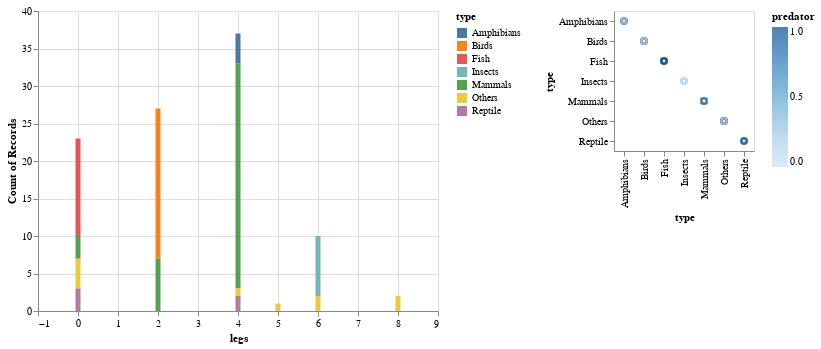

Notebook code cell kept with this figure:
### Code cell
legs | pred

### Figure 1 — Vega-Lite specification as saved in the notebook (floating-point values rounded to 4 significant figures)
{"config": {"view": {"continuousWidth": 400, "continuousHeight": 300}}, "hconcat": [{"mark": "bar", "encoding": {"color": {"type": "nominal", "field": "type"}, "x": {"type": "quantitative", "field": "legs"}, "y": {"type": "quantitative", "aggregate": "count"}}}, {"mark": "point", "encoding": {"color": {"type": "quantitative", "field": "predator"}, "x": {"type": "nominal", "field": "type"}, "y": {"type": "nominal", "field": "type"}}}], "data": {"name": "data-626c84f5265ccec35cb702320e7f6510"}, "$schema": "https://vega.github.io/schema/vega-lite/v4.8.1.json", "datasets": {"data-626c84f5265ccec35cb702320e7f6510": [{"animal name": "antelope", "hair": 1, "feathers": 0, "eggs": 0, "milk": 1, "airborne": 0, "aquatic": 0, "predator": 0, "toothed": 1, "backbone": 1, "venomous": 0, "fins": 0, "legs": 4, "tail": 1, "domestic": 0, "catsize": 1, "type": "Mammals"}, {"animal name": "bass", "hair": 0, "feathers": 0, "eggs": 1, "milk": 0, "airborne": 0, "aquatic": 1, "predator": 1, "toothed": 1, "backbone": 1, "venomous": 0, "fins": 1, "legs": 0, "tail": 1, "domestic": 0, "catsize": 0, "type": "Fish"}, {"animal name": "bear", "hair": 1, "feathers": 0, "eggs": 0, "milk": 1, "airborne": 0, "aquatic": 0, "predator": 1, "toothed": 1, "backbone": 1, "venomous": 0, "fins": 0, "legs": 4, "tail": 0, "domestic": 0, "catsize": 1, "type": "Mammals"}, {"animal name": "boar", "hair": 1, "feathers": 0, "eggs": 0, "milk": 1, "airborne": 0, "aquatic": 0, "predator": 1, "toothed": 1, "backbone": 1, "venomous": 0, "fins": 0, "legs": 4, "tail": 1, "domestic": 0, "catsize": 1, "type": "Mammals"}, {"animal name": "buffalo", "hair": 1, "feathers": 0, "eggs": 0, "milk": 1, "airborne": 0, "aquatic": 0, "predator": 0, "toothed": 1, "backbone": 1, "venomous": 0, "fins": 0, "legs": 4, "tail": 1, "domestic": 0, "catsize": 1, "type": "Mammals"}, {"animal name": "calf", "hair": 1, "feathers": 0, "eggs": 0, "milk": 1, "airborne": 0, "aquatic": 0, "predator": 0, "toothed": 1, "backbone": 1, "venomous": 0, "fins": 0, "legs": 4, "tail": 1, "domestic": 1, "catsize": 1, "type": "Mammals"}, {"animal name": "carp", "hair": 0, "feathers": 0, "eggs": 1, "milk": 0, "airborne": 0, "aquatic": 1, "predator": 0, "toothed": 1, "backbone": 1, "venomous": 0, "fins": 1, "legs": 0, "tail": 1, "domestic": 1, "catsize": 0, "type": "Fish"}, {"animal name": "catfish", "hair": 0, "feathers": 0, "eggs": 1, "milk": 0, "airborne": 0, "aquatic": 1, "predator": 1, "toothed": 1, "backbone": 1, "venomous": 0, "fins": 1, "legs": 0, "tail": 1, "domestic": 0, "catsize": 0, "type": "Fish"}, {"animal name": "cavy", "hair": 1, "feathers": 0, "eggs": 0, "milk": 1, "airborne": 0, "aquatic": 0, "predator": 0, "toothed": 1, "backbone": 1, "venomous": 0, "fins": 0, "legs": 4, "tail": 0, "domestic": 1, "catsize": 0, "type": "Mammals"}, {"animal name": "cheetah", "hair": 1, "feathers": 0, "eggs": 0, "milk": 1, "airborne": 0, "aquatic": 0, "predator": 1, "toothed": 1, "backbone": 1, "venomous": 0, "fins": 0, "legs": 4, "tail": 1, "domestic": 0, "catsize": 1, "type": "Mammals"}, {"animal name": "chicken", "hair": 0, "feathers": 1, "eggs": 1, "milk": 0, "airborne": 1, "aquatic": 0, "predator": 0, "toothed": 0, "backbone": 1, "venomous": 0, "fins": 0, "legs": 2, "tail": 1, "domestic": 1, "catsize": 0, "type": "Birds"}, {"animal name": "chub", "hair": 0, "feathers": 0, "eggs": 1, "milk": 0, "airborne": 0, "aquatic": 1, "predator": 1, "toothed": 1, "backbone": 1, "venomous": 0, "fins": 1, "legs": 0, "tail": 1, "domestic": 0, "catsize": 0, "type": "Fish"}, {"animal name": "clam", "hair": 0, "feathers": 0, "eggs": 1, "milk": 0, "airborne": 0, "aquatic": 0, "predator": 1, "toothed": 0, "backbone": 0, "venomous": 0, "fins": 0, "legs": 0, "tail": 0, "domestic": 0, "catsize": 0, "type": "Others"}, {"animal name": "crab", "hair": 0, "feathers": 0, "eggs": 1, "milk": 0, "airborne": 0, "aquatic": 1, "predator": 1, "toothed": 0, "backbone": 0, "venomous": 0, "fins": 0, "legs": 4, "tail": 0, "domestic": 0, "catsize": 0, "type": "Others"}, {"animal name": "crayfish", "hair": 0, "feathers": 0, "eggs": 1, "milk": 0, "airborne": 0, "aquatic": 1, "predator": 1, "toothed": 0, "backbone": 0, "venomous": 0, "fins": 0, "legs": 6, "tail": 0, "domestic": 0, "catsize": 0, "type": "Others"}, {"animal name": "crow", "hair": 0, "feathers": 1, "eggs": 1, "milk": 0, "airborne": 1, "aquatic": 0, "predator": 1, "toothed": 0, "backbone": 1, "venomous": 0, "fins": 0, "legs": 2, "tail": 1, "domestic": 0, "catsize": 0, "type": "Birds"}, {"animal name": "deer", "hair": 1, "feathers": 0, "eggs": 0, "milk": 1, "airborne": 0, "aquatic": 0, "predator": 0, "toothed": 1, "backbone": 1, "venomous": 0, "fins": 0, "legs": 4, "tail": 1, "domestic": 0, "catsize": 1, "type": "Mammals"}, {"animal name": "dogfish", "hair": 0, "feathers": 0, "eggs": 1, "milk": 0, "airborne": 0, "aquatic": 1, "predator": 1, "toothed": 1, "backbone": 1, "venomous": 0, "fins": 1, "legs": 0, "tail": 1, "domestic": 0, "catsize": 1, "type": "Fish"}, {"animal name": "dolphin", "hair": 0, "feathers": 0, "eggs": 0, "milk": 1, "airborne": 0, "aquatic": 1, "predator": 1, "toothed": 1, "backbone": 1, "venomous": 0, "fins": 1, "legs": 0, "tail": 1, "domestic": 0, "catsize": 1, "type": "Mammals"}, {"animal name": "dove", "hair": 0, "feathers": 1, "eggs": 1, "milk": 0, "airborne": 1, "aquatic": 0, "predator": 0, "toothed": 0, "backbone": 1, "venomous": 0, "fins": 0, "legs": 2, "tail": 1, "domestic": 1, "catsize": 0, "type": "Birds"}, {"animal name": "duck", "hair": 0, "feathers": 1, "eggs": 1, "milk": 0, "airborne": 1, "aquatic": 1, "predator": 0, "toothed": 0, "backbone": 1, "venomous": 0, "fins": 0, "legs": 2, "tail": 1, "domestic": 0, "catsize": 0, "type": "Birds"}, {"animal name": "elephant", "hair": 1, "feathers": 0, "eggs": 0, "milk": 1, "airborne": 0, "aquatic": 0, "predator": 0, "toothed": 1, "backbone": 1, "venomous": 0, "fins": 0, "legs": 4, "tail": 1, "domestic": 0, "catsize": 1, "type": "Mammals"}, {"animal name": "flamingo", "hair": 0, "feathers": 1, "eggs": 1, "milk": 0, "airborne": 1, "aquatic": 0, "predator": 0, "toothed": 0, "backbone": 1, "venomous": 0, "fins": 0, "legs": 2, "tail": 1, "domestic": 0, "catsize": 1, "type": "Birds"}, {"animal name": "flea", "hair": 0, "feathers": 0, "eggs": 1, "milk": 0, "airborne": 0, "aquatic": 0, "predator": 0, "toothed": 0, "backbone": 0, "venomous": 0, "fins": 0, "legs": 6, "tail": 0, "domestic": 0, "catsize": 0, "type": "Insects"}, {"animal name": "frog", "hair": 0, "feathers": 0, "eggs": 1, "milk": 0, "airborne": 0, "aquatic": 1, "predator": 1, "toothed": 1, "backbone": 1, "venomous": 0, "fins": 0, "legs": 4, "tail": 0, "domestic": 0, "catsize": 0, "type": "Amphibians"}, {"animal name": "frog", "hair": 0, "feathers": 0, "eggs": 1, "milk": 0, "airborne": 0, "aquatic": 1, "predator": 1, "toothed": 1, "backbone": 1, "venomous": 1, "fins": 0, "legs": 4, "tail": 0, "domestic": 0, "catsize": 0, "type": "Amphibians"}, {"animal name": "fruitbat", "hair": 1, "feathers": 0, "eggs": 0, "milk": 1, "airborne": 1, "aquatic": 0, "predator": 0, "toothed": 1, "backbone": 1, "venomous": 0, "fins": 0, "legs": 2, "tail": 1, "domestic": 0, "catsize": 0, "type": "Mammals"}, {"animal name": "giraffe", "hair": 1, "feathers": 0, "eggs": 0, "milk": 1, "airborne": 0, "aquatic": 0, "predator": 0, "toothed": 1, "backbone": 1, "venomous": 0, "fins": 0, "legs": 4, "tail": 1, "domestic": 0, "catsize": 1, "type": "Mammals"}, {"animal name": "girl", "hair": 1, "feathers": 0, "eggs": 0, "milk": 1, "airborne": 0, "aquatic": 0, "predator": 1, "toothed": 1, "backbone": 1, "venomous": 0, "fins": 0, "legs": 2, "tail": 0, "domestic": 1, "catsize": 1, "type": "Mammals"}, {"animal name": "gnat", "hair": 0, "feathers": 0, "eggs": 1, "milk": 0, "airborne": 1, "aquatic": 0, "predator": 0, "toothed": 0, "backbone": 0, "venomous": 0, "fins": 0, "legs": 6, "tail": 0, "domestic": 0, "catsize": 0, "type": "Insects"}, {"animal name": "goat", "hair": 1, "feathers": 0, "eggs": 0, "milk": 1, "airborne": 0, "aquatic": 0, "predator": 0, "toothed": 1, "backbone": 1, "venomous": 0, "fins": 0, "legs": 4, "tail": 1, "domestic": 1, "catsize": 1, "type": "Mammals"}, {"animal name": "gorilla", "hair": 1, "feathers": 0, "eggs": 0, "milk": 1, "airborne": 0, "aquatic": 0, "predator": 0, "toothed": 1, "backbone": 1, "venomous": 0, "fins": 0, "legs": 2, "tail": 0, "domestic": 0, "catsize": 1, "type": "Mammals"}, {"animal name": "gull", "hair": 0, "feathers": 1, "eggs": 1, "milk": 0, "airborne": 1, "aquatic": 1, "predator": 1, "toothed": 0, "backbone": 1, "venomous": 0, "fins": 0, "legs": 2, "tail": 1, "domestic": 0, "catsize": 0, "type": "Birds"}, {"animal name": "haddock", "hair": 0, "feathers": 0, "eggs": 1, "milk": 0, "airborne": 0, "aquatic": 1, "predator": 0, "toothed": 1, "backbone": 1, "venomous": 0, "fins": 1, "legs": 0, "tail": 1, "domestic": 0, "catsize": 0, "type": "Fish"}, {"animal name": "hamster", "hair": 1, "feathers": 0, "eggs": 0, "milk": 1, "airborne": 0, "aquatic": 0, "predator": 0, "toothed": 1, "backbone": 1, "venomous": 0, "fins": 0, "legs": 4, "tail": 1, "domestic": 1, "catsize": 0, "type": "Mammals"}, {"animal name": "hare", "hair": 1, "feathers": 0, "eggs": 0, "milk": 1, "airborne": 0, "aquatic": 0, "predator": 0, "toothed": 1, "backbone": 1, "venomous": 0, "fins": 0, "legs": 4, "tail": 1, "domestic": 0, "catsize": 0, "type": "Mammals"}, {"animal name": "hawk", "hair": 0, "feathers": 1, "eggs": 1, "milk": 0, "airborne": 1, "aquatic": 0, "predator": 1, "toothed": 0, "backbone": 1, "venomous": 0, "fins": 0, "legs": 2, "tail": 1, "domestic": 0, "catsize": 0, "type": "Birds"}, {"animal name": "herring", "hair": 0, "feathers": 0, "eggs": 1, "milk": 0, "airborne": 0, "aquatic": 1, "predator": 1, "toothed": 1, "backbone": 1, "venomous": 0, "fins": 1, "legs": 0, "tail": 1, "domestic": 0, "catsize": 0, "type": "Fish"}, {"animal name": "honeybee", "hair": 1, "feathers": 0, "eggs": 1, "milk": 0, "airborne": 1, "aquatic": 0, "predator": 0, "toothed": 0, "backbone": 0, "venomous": 1, "fins": 0, "legs": 6, "tail": 0, "domestic": 1, "catsize": 0, "type": "Insects"}, {"animal name": "housefly", "hair": 1, "feathers": 0, "eggs": 1, "milk": 0, "airborne": 1, "aquatic": 0, "predator": 0, "toothed": 0, "backbone": 0, "venomous": 0, "fins": 0, "legs": 6, "tail": 0, "domestic": 0, "catsize": 0, "type": "Insects"}, {"animal name": "kiwi", "hair": 0, "feathers": 1, "eggs": 1, "milk": 0, "airborne": 0, "aquatic": 0, "predator": 1, "toothed": 0, "backbone": 1, "venomous": 0, "fins": 0, "legs": 2, "tail": 1, "domestic": 0, "catsize": 0, "type": "Birds"}, {"animal name": "ladybird", "hair": 0, "feathers": 0, "eggs": 1, "milk": 0, "airborne": 1, "aquatic": 0, "predator": 1, "toothed": 0, "backbone": 0, "venomous": 0, "fins": 0, "legs": 6, "tail": 0, "domestic": 0, "catsize": 0, "type": "Insects"}, {"animal name": "lark", "hair": 0, "feathers": 1, "eggs": 1, "milk": 0, "airborne": 1, "aquatic": 0, "predator": 0, "toothed": 0, "backbone": 1, "venomous": 0, "fins": 0, "legs": 2, "tail": 1, "domestic": 0, "catsize": 0, "type": "Birds"}, {"animal name": "leopard", "hair": 1, "feathers": 0, "eggs": 0, "milk": 1, "airborne": 0, "aquatic": 0, "predator": 1, "toothed": 1, "backbone": 1, "venomous": 0, "fins": 0, "legs": 4, "tail": 1, "domestic": 0, "catsize": 1, "type": "Mammals"}, {"animal name": "lion", "hair": 1, "feathers": 0, "eggs": 0, "milk": 1, "airborne": 0, "aquatic": 0, "predator": 1, "toothed": 1, "backbone": 1, "venomous": 0, "fins": 0, "legs": 4, "tail": 1, "domestic": 0, "catsize": 1, "type": "Mammals"}, {"animal name": "lobster", "hair": 0, "feathers": 0, "eggs": 1, "milk": 0, "airborne": 0, "aquatic": 1, "predator": 1, "toothed": 0, "backbone": 0, "venomous": 0, "fins": 0, "legs": 6, "tail": 0, "domestic": 0, "catsize": 0, "type": "Others"}, {"animal name": "lynx", "hair": 1, "feathers": 0, "eggs": 0, "milk": 1, "airborne": 0, "aquatic": 0, "predator": 1, "toothed": 1, "backbone": 1, "venomous": 0, "fins": 0, "legs": 4, "tail": 1, "domestic": 0, "catsize": 1, "type": "Mammals"}, {"animal name": "mink", "hair": 1, "feathers": 0, "eggs": 0, "milk": 1, "airborne": 0, "aquatic": 1, "predator": 1, "toothed": 1, "backbone": 1, "venomous": 0, "fins": 0, "legs": 4, "tail": 1, "domestic": 0, "catsize": 1, "type": "Mammals"}, {"animal name": "mole", "hair": 1, "feathers": 0, "eggs": 0, "milk": 1, "airborne": 0, "aquatic": 0, "predator": 1, "toothed": 1, "backbone": 1, "venomous": 0, "fins": 0, "legs": 4, "tail": 1, "domestic": 0, "catsize": 0, "type": "Mammals"}, {"animal name": "mongoose", "hair": 1, "feathers": 0, "eggs": 0, "milk": 1, "airborne": 0, "aquatic": 0, "predator": 1, "toothed": 1, "backbone": 1, "venomous": 0, "fins": 0, "legs": 4, "tail": 1, "domestic": 0, "catsize": 1, "type": "Mammals"}, {"animal name": "moth", "hair": 1, "feathers": 0, "eggs": 1, "milk": 0, "airborne": 1, "aquatic": 0, "predator": 0, "toothed": 0, "backbone": 0, "venomous": 0, "fins": 0, "legs": 6, "tail": 0, "domestic": 0, "catsize": 0, "type": "Insects"}, {"animal name": "newt", "hair": 0, "feathers": 0, "eggs": 1, "milk": 0, "airborne": 0, "aquatic": 1, "predator": 1, "toothed": 1, "backbone": 1, "venomous": 0, "fins": 0, "legs": 4, "tail": 1, "domestic": 0, "catsize": 0, "type": "Amphibians"}, {"animal name": "octopus", "hair": 0, "feathers": 0, "eggs": 1, "milk": 0, "airborne": 0, "aquatic": 1, "predator": 1, "toothed": 0, "backbone": 0, "venomous": 0, "fins": 0, "legs": 8, "tail": 0, "domestic": 0, "catsize": 1, "type": "Others"}, {"animal name": "opossum", "hair": 1, "feathers": 0, "eggs": 0, "milk": 1, "airborne": 0, "aquatic": 0, "predator": 1, "toothed": 1, "backbone": 1, "venomous": 0, "fins": 0, "legs": 4, "tail": 1, "domestic": 0, "catsize": 0, "type": "Mammals"}, {"animal name": "oryx", "hair": 1, "feathers": 0, "eggs": 0, "milk": 1, "airborne": 0, "aquatic": 0, "predator": 0, "toothed": 1, "backbone": 1, "venomous": 0, "fins": 0, "legs": 4, "tail": 1, "domestic": 0, "catsize": 1, "type": "Mammals"}, {"animal name": "ostrich", "hair": 0, "feathers": 1, "eggs": 1, "milk": 0, "airborne": 0, "aquatic": 0, "predator": 0, "toothed": 0, "backbone": 1, "venomous": 0, "fins": 0, "legs": 2, "tail": 1, "domestic": 0, "catsize": 1, "type": "Birds"}, {"animal name": "parakeet", "hair": 0, "feathers": 1, "eggs": 1, "milk": 0, "airborne": 1, "aquatic": 0, "predator": 0, "toothed": 0, "backbone": 1, "venomous": 0, "fins": 0, "legs": 2, "tail": 1, "domestic": 1, "catsize": 0, "type": "Birds"}, {"animal name": "penguin", "hair": 0, "feathers": 1, "eggs": 1, "milk": 0, "airborne": 0, "aquatic": 1, "predator": 1, "toothed": 0, "backbone": 1, "venomous": 0, "fins": 0, "legs": 2, "tail": 1, "domestic": 0, "catsize": 1, "type": "Birds"}, {"animal name": "pheasant", "hair": 0, "feathers": 1, "eggs": 1, "milk": 0, "airborne": 1, "aquatic": 0, "predator": 0, "toothed": 0, "backbone": 1, "venomous": 0, "fins": 0, "legs": 2, "tail": 1, "domestic": 0, "catsize": 0, "type": "Birds"}, {"animal name": "pike", "hair": 0, "feathers": 0, "eggs": 1, "milk": 0, "airborne": 0, "aquatic": 1, "predator": 1, "toothed": 1, "backbone": 1, "venomous": 0, "fins": 1, "legs": 0, "tail": 1, "domestic": 0, "catsize": 1, "type": "Fish"}, {"animal name": "piranha", "hair": 0, "feathers": 0, "eggs": 1, "milk": 0, "airborne": 0, "aquatic": 1, "predator": 1, "toothed": 1, "backbone": 1, "venomous": 0, "fins": 1, "legs": 0, "tail": 1, "domestic": 0, "catsize": 0, "type": "Fish"}, {"animal name": "pitviper", "hair": 0, "feathers": 0, "eggs": 1, "milk": 0, "airborne": 0, "aquatic": 0, "predator": 1, "toothed": 1, "backbone": 1, "venomous": 1, "fins": 0, "legs": 0, "tail": 1, "domestic": 0, "catsize": 0, "type": "Reptile"}, {"animal name": "platypus", "hair": 1, "feathers": 0, "eggs": 1, "milk": 1, "airborne": 0, "aquatic": 1, "predator": 1, "toothed": 0, "backbone": 1, "venomous": 0, "fins": 0, "legs": 4, "tail": 1, "domestic": 0, "catsize": 1, "type": "Mammals"}, {"animal name": "polecat", "hair": 1, "feathers": 0, "eggs": 0, "milk": 1, "airborne": 0, "aquatic": 0, "predator": 1, "toothed": 1, "backbone": 1, "venomous": 0, "fins": 0, "legs": 4, "tail": 1, "domestic": 0, "catsize": 1, "type": "Mammals"}, {"animal name": "pony", "hair": 1, "feathers": 0, "eggs": 0, "milk": 1, "airborne": 0, "aquatic": 0, "predator": 0, "toothed": 1, "backbone": 1, "venomous": 0, "fins": 0, "legs": 4, "tail": 1, "domestic": 1, "catsize": 1, "type": "Mammals"}, {"animal name": "porpoise", "hair": 0, "feathers": 0, "eggs": 0, "milk": 1, "airborne": 0, "aquatic": 1, "predator": 1, "toothed": 1, "backbone": 1, "venomous": 0, "fins": 1, "legs": 0, "tail": 1, "domestic": 0, "catsize": 1, "type": "Mammals"}, {"animal name": "puma", "hair": 1, "feathers": 0, "eggs": 0, "milk": 1, "airborne": 0, "aquatic": 0, "predator": 1, "toothed": 1, "backbone": 1, "venomous": 0, "fins": 0, "legs": 4, "tail": 1, "domestic": 0, "catsize": 1, "type": "Mammals"}, {"animal name": "pussycat", "hair": 1, "feathers": 0, "eggs": 0, "milk": 1, "airborne": 0, "aquatic": 0, "predator": 1, "toothed": 1, "backbone": 1, "venomous": 0, "fins": 0, "legs": 4, "tail": 1, "domestic": 1, "catsize": 1, "type": "Mammals"}, {"animal name": "raccoon", "hair": 1, "feathers": 0, "eggs": 0, "milk": 1, "airborne": 0, "aquatic": 0, "predator": 1, "toothed": 1, "backbone": 1, "venomous": 0, "fins": 0, "legs": 4, "tail": 1, "domestic": 0, "catsize": 1, "type": "Mammals"}, {"animal name": "reindeer", "hair": 1, "feathers": 0, "eggs": 0, "milk": 1, "airborne": 0, "aquatic": 0, "predator": 0, "toothed": 1, "backbone": 1, "venomous": 0, "fins": 0, "legs": 4, "tail": 1, "domestic": 1, "catsize": 1, "type": "Mammals"}, {"animal name": "rhea", "hair": 0, "feathers": 1, "eggs": 1, "milk": 0, "airborne": 0, "aquatic": 0, "predator": 1, "toothed": 0, "backbone": 1, "venomous": 0, "fins": 0, "legs": 2, "tail": 1, "domestic": 0, "catsize": 1, "type": "Birds"}, {"animal name": "scorpion", "hair": 0, "feathers": 0, "eggs": 0, "milk": 0, "airborne": 0, "aquatic": 0, "predator": 1, "toothed": 0, "backbone": 0, "venomous": 1, "fins": 0, "legs": 8, "tail": 1, "domestic": 0, "catsize": 0, "type": "Others"}, {"animal name": "seahorse", "hair": 0, "feathers": 0, "eggs": 1, "milk": 0, "airborne": 0, "aquatic": 1, "predator": 0, "toothed": 1, "backbone": 1, "venomous": 0, "fins": 1, "legs": 0, "tail": 1, "domestic": 0, "catsize": 0, "type": "Fish"}, {"animal name": "seal", "hair": 1, "feathers": 0, "eggs": 0, "milk": 1, "airborne": 0, "aquatic": 1, "predator": 1, "toothed": 1, "backbone": 1, "venomous": 0, "fins": 1, "legs": 0, "tail": 0, "domestic": 0, "catsize": 1, "type": "Mammals"}, {"animal name": "sealion", "hair": 1, "feathers": 0, "eggs": 0, "milk": 1, "airborne": 0, "aquatic": 1, "predator": 1, "toothed": 1, "backbone": 1, "venomous": 0, "fins": 1, "legs": 2, "tail": 1, "domestic": 0, "catsize": 1, "type": "Mammals"}, {"animal name": "seasnake", "hair": 0, "feathers": 0, "eggs": 0, "milk": 0, "airborne": 0, "aquatic": 1, "predator": 1, "toothed": 1, "backbone": 1, "venomous": 1, "fins": 0, "legs": 0, "tail": 1, "domestic": 0, "catsize": 0, "type": "Reptile"}, {"animal name": "seawasp", "hair": 0, "feathers": 0, "eggs": 1, "milk": 0, "airborne": 0, "aquatic": 1, "predator": 1, "toothed": 0, "backbone": 0, "venomous": 1, "fins": 0, "legs": 0, "tail": 0, "domestic": 0, "catsize": 0, "type": "Others"}, {"animal name": "skimmer", "hair": 0, "feathers": 1, "eggs": 1, "milk": 0, "airborne": 1, "aquatic": 1, "predator": 1, "toothed": 0, "backbone": 1, "venomous": 0, "fins": 0, "legs": 2, "tail": 1, "domestic": 0, "catsize": 0, "type": "Birds"}, {"animal name": "skua", "hair": 0, "feathers": 1, "eggs": 1, "milk": 0, "airborne": 1, "aquatic": 1, "predator": 1, "toothed": 0, "backbone": 1, "venomous": 0, "fins": 0, "legs": 2, "tail": 1, "domestic": 0, "catsize": 0, "type": "Birds"}, {"animal name": "slowworm", "hair": 0, "feathers": 0, "eggs": 1, "milk": 0, "airborne": 0, "aquatic": 0, "predator": 1, "toothed": 1, "backbone": 1, "venomous": 0, "fins": 0, "legs": 0, "tail": 1, "domestic": 0, "catsize": 0, "type": "Reptile"}, {"animal name": "slug", "hair": 0, "feathers": 0, "eggs": 1, "milk": 0, "airborne": 0, "aquatic": 0, "predator": 0, "toothed": 0, "backbone": 0, "venomous": 0, "fins": 0, "legs": 0, "tail": 0, "domestic": 0, "catsize": 0, "type": "Others"}, {"animal name": "sole", "hair": 0, "feathers": 0, "eggs": 1, "milk": 0, "airborne": 0, "aquatic": 1, "predator": 0, "toothed": 1, "backbone": 1, "venomous": 0, "fins": 1, "legs": 0, "tail": 1, "domestic": 0, "catsize": 0, "type": "Fish"}, {"animal name": "sparrow", "hair": 0, "feathers": 1, "eggs": 1, "milk": 0, "airborne": 1, "aquatic": 0, "predator": 0, "toothed": 0, "backbone": 1, "venomous": 0, "fins": 0, "legs": 2, "tail": 1, "domestic": 0, "catsize": 0, "type": "Birds"}, {"animal name": "squirrel", "hair": 1, "feathers": 0, "eggs": 0, "milk": 1, "airborne": 0, "aquatic": 0, "predator": 0, "toothed": 1, "backbone": 1, "venomous": 0, "fins": 0, "legs": 2, "tail": 1, "domestic": 0, "catsize": 0, "type": "Mammals"}, {"animal name": "starfish", "hair": 0, "feathers": 0, "eggs": 1, "milk": 0, "airborne": 0, "aquatic": 1, "predator": 1, "toothed": 0, "backbone": 0, "venomous": 0, "fins": 0, "legs": 5, "tail": 0, "domestic": 0, "catsize": 0, "type": "Others"}, {"animal name": "stingray", "hair": 0, "feathers": 0, "eggs": 1, "milk": 0, "airborne": 0, "aquatic": 1, "predator": 1, "toothed": 1, "backbone": 1, "venomous": 1, "fins": 1, "legs": 0, "tail": 1, "domestic": 0, "catsize": 1, "type": "Fish"}, {"animal name": "swan", "hair": 0, "feathers": 1, "eggs": 1, "milk": 0, "airborne": 1, "aquatic": 1, "predator": 0, "toothed": 0, "backbone": 1, "venomous": 0, "fins": 0, "legs": 2, "tail": 1, "domestic": 0, "catsize": 1, "type": "Birds"}, {"animal name": "termite", "hair": 0, "feathers": 0, "eggs": 1, "milk": 0, "airborne": 0, "aquatic": 0, "predator": 0, "toothed": 0, "backbone": 0, "venomous": 0, "fins": 0, "legs": 6, "tail": 0, "domestic": 0, "catsize": 0, "type": "Insects"}, {"animal name": "toad", "hair": 0, "feathers": 0, "eggs": 1, "milk": 0, "airborne": 0, "aquatic": 1, "predator": 0, "toothed": 1, "backbone": 1, "venomous": 0, "fins": 0, "legs": 4, "tail": 0, "domestic": 0, "catsize": 0, "type": "Amphibians"}, {"animal name": "tortoise", "hair": 0, "feathers": 0, "eggs": 1, "milk": 0, "airborne": 0, "aquatic": 0, "predator": 0, "toothed": 0, "backbone": 1, "venomous": 0, "fins": 0, "legs": 4, "tail": 1, "domestic": 0, "catsize": 1, "type": "Reptile"}, {"animal name": "tuatara", "hair": 0, "feathers": 0, "eggs": 1, "milk": 0, "airborne": 0, "aquatic": 0, "predator": 1, "toothed": 1, "backbone": 1, "venomous": 0, "fins": 0, "legs": 4, "tail": 1, "domestic": 0, "catsize": 0, "type": "Reptile"}, {"animal name": "tuna", "hair": 0, "feathers": 0, "eggs": 1, "milk": 0, "airborne": 0, "aquatic": 1, "predator": 1, "toothed": 1, "backbone": 1, "venomous": 0, "fins": 1, "legs": 0, "tail": 1, "domestic": 0, "catsize": 1, "type": "Fish"}, {"animal name": "vampire", "hair": 1, "feathers": 0, "eggs": 0, "milk": 1, "airborne": 1, "aquatic": 0, "predator": 0, "toothed": 1, "backbone": 1, "venomous": 0, "fins": 0, "legs": 2, "tail": 1, "domestic": 0, "catsize": 0, "type": "Mammals"}, {"animal name": "vole", "hair": 1, "feathers": 0, "eggs": 0, "milk": 1, "airborne": 0, "aquatic": 0, "predator": 0, "toothed": 1, "backbone": 1, "venomous": 0, "fins": 0, "legs": 4, "tail": 1, "domestic": 0, "catsize": 0, "type": "Mammals"}, {"animal name": "vulture", "hair": 0, "feathers": 1, "eggs": 1, "milk": 0, "airborne": 1, "aquatic": 0, "predator": 1, "toothed": 0, "backbone": 1, "venomous": 0, "fins": 0, "legs": 2, "tail": 1, "domestic": 0, "catsize": 1, "type": "Birds"}, {"animal name": "wallaby", "hair": 1, "feathers": 0, "eggs": 0, "milk": 1, "airborne": 0, "aquatic": 0, "predator": 0, "toothed": 1, "backbone": 1, "venomous": 0, "fins": 0, "legs": 2, "tail": 1, "domestic": 0, "catsize": 1, "type": "Mammals"}, {"animal name": "wasp", "hair": 1, "feathers": 0, "eggs": 1, "milk": 0, "airborne": 1, "aquatic": 0, "predator": 0, "toothed": 0, "backbone": 0, "venomous": 1, "fins": 0, "legs": 6, "tail": 0, "domestic": 0, "catsize": 0, "type": "Insects"}, {"animal name": "wolf", "hair": 1, "feathers": 0, "eggs": 0, "milk": 1, "airborne": 0, "aquatic": 0, "predator": 1, "toothed": 1, "backbone": 1, "venomous": 0, "fins": 0, "legs": 4, "tail": 1, "domestic": 0, "catsize": 1, "type": "Mammals"}, {"animal name": "worm", "hair": 0, "feathers": 0, "eggs": 1, "milk": 0, "airborne": 0, "aquatic": 0, "predator": 0, "toothed": 0, "backbone": 0, "venomous": 0, "fins": 0, "legs": 0, "tail": 0, "domestic": 0, "catsize": 0, "type": "Others"}, {"animal name": "wren", "hair": 0, "feathers": 1, "eggs": 1, "milk": 0, "airborne": 1, "aquatic": 0, "predator": 0, "toothed": 0, "backbone": 1, "venomous": 0, "fins": 0, "legs": 2, "tail": 1, "domestic": 0, "catsize": 0, "type": "Birds"}]}}
